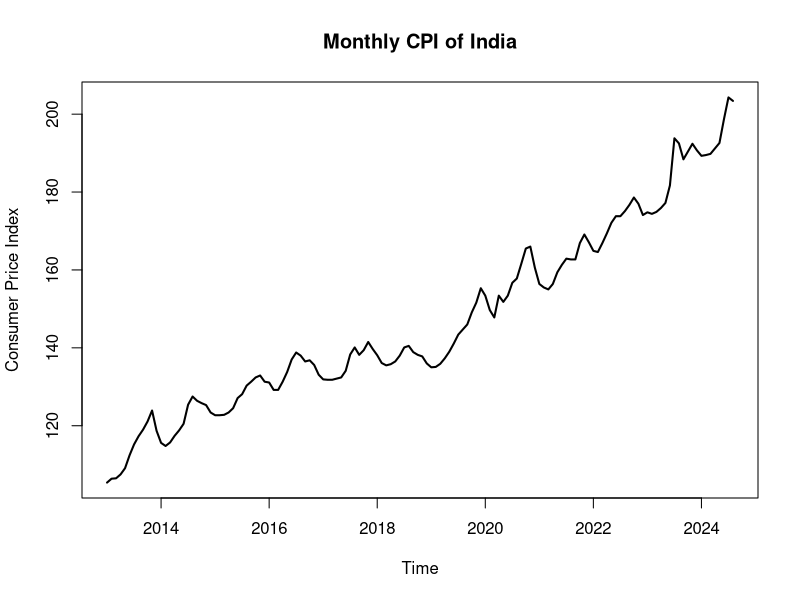
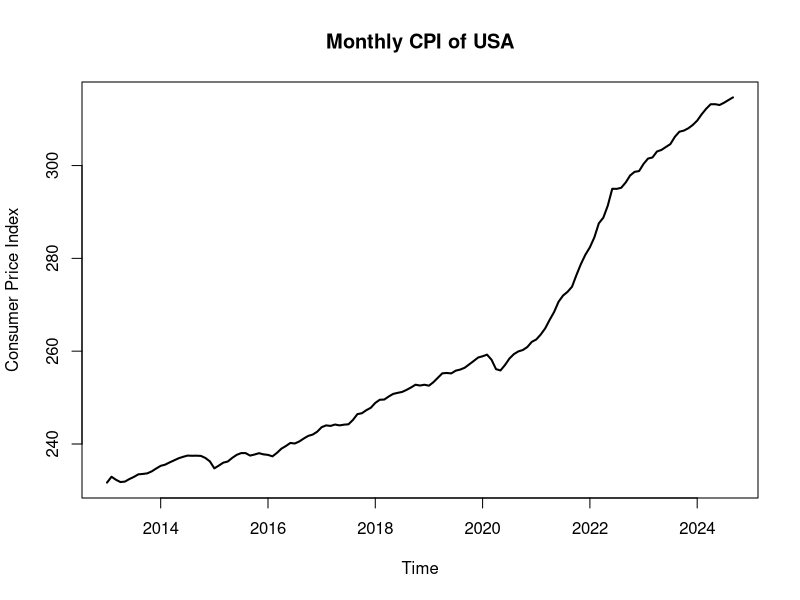

Reproduce these figures in R, in order.
india <- c(105.4, 106.4, 106.5, 107.5, 109.1, 112.4, 115.2, 117.3, 119.0, 121.1, 123.9, 118.7,
          115.6, 114.8, 115.7, 117.4, 118.8, 120.5, 125.4, 127.5, 126.4, 125.8, 125.3, 123.4,
          122.7, 122.7, 122.8, 123.4, 124.5, 127.1, 128.1, 130.3, 131.3, 132.4, 132.9, 131.3, 
          131.1, 129.2, 129.2, 131.3, 133.8, 137.0, 138.8, 138.0, 136.5, 136.8, 135.6, 133.1,
          131.9, 131.8, 131.8, 132.1, 132.4, 134.1, 138.3, 140.1, 138.2, 139.4, 141.5, 139.7,
          138.1, 136.1, 135.5, 135.8, 136.5, 138.0, 140.1, 140.5, 138.9, 138.2, 137.8, 136.0,
          135.0, 135.1, 135.9, 137.3, 139.0, 141.1, 143.4, 144.7, 146.0, 149.1, 151.6, 155.3, 
          153.4, 149.7, 147.8, 153.4, 151.8, 153.4, 156.7, 157.8, 161.6, 165.5, 166.0, 160.6, 
          156.4, 155.5, 155.0, 156.4, 159.4, 161.3, 162.9, 162.7, 162.7, 166.9, 169.1, 167.1, 
          164.9, 164.6, 166.9, 169.4, 172.1, 173.8, 173.8, 175.1, 176.7, 178.6, 177.0, 174.1, 
          174.8, 174.4, 174.9, 175.9, 177.2, 181.7, 193.8, 192.5, 188.4, 190.4, 192.4, 190.7, 
          189.3, 189.5, 189.8, 191.2, 192.6, 198.7, 204.3, 203.4)
y <- ts(india, start = c(2013, 1), frequency = 12)
plot(y, main = "Monthly CPI of India", lwd = 2, ylab = "Consumer Price Index")

USA <- read.csv("data/USA_CPI_DATA.csv")[,2]


y <- ts(USA, start = c(2013, 1), frequency = 12)
plot(y, main = "Monthly CPI of USA", lwd = 2, ylab = "Consumer Price Index")